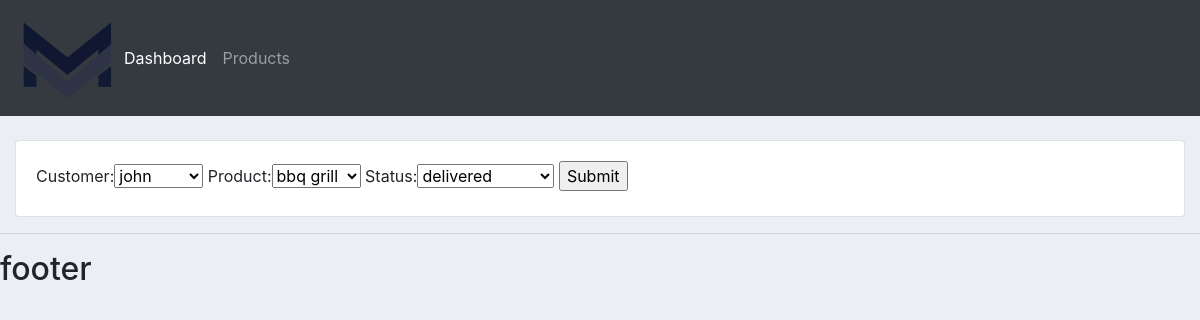
Screenshot of /update_order/4/ with the database file from the repository.
### accounts/models.py (models this page shows, shortened)
class Order(models.Model):
	STATUS=(
		('pending','pending',),
		('out for delivery','out for delivery'),
		('delivered','delivered')
		)
	customer=models.ForeignKey(Customer,null=True,on_delete=models.SET_NULL)
	product=models.ForeignKey(Product,null=True,on_delete=models.SET_NULL)
	day_created=models.DateTimeField(auto_now_add=True,null=True)
	status=models.CharField(max_length=200,null=True,choices=STATUS)

### accounts/views.py (the view)
# urls.py: path('update_order/<str:pk>/',views.updateOrder,name="update_order"),
def updateOrder(request,pk):
	order=Order.objects.get(id=pk)
	form=OrderForm(instance=order)
	if request.method=='POST':
		form=OrderForm(request.POST,instance=order)
		if form.is_valid():
			form.save()
			return redirect('/')
	context={"form":form}
	return render(request,'accounts/order_form.html',context)

### accounts/forms.py
class OrderForm(ModelForm):
	class Meta:
		model=Order
		fields='__all__'

### accounts/models.py (called while the page is built)
	def __str__(self):
		return self.name

	def __str__(self):
		return self.name

### accounts/templates/accounts/order_form.html (shortened to what this page needs)
{% extends 'accounts/main.html'%}
{% block content %}
<br>
<div class="card">
  <div class="card-body">
    <form action="" method="POST">
	{{form}}
	<input type="submit" name="submit">
</form>
  </div>
</div>
{% endblock %}

### static/css/main.css (style rules this page uses)
body { background-color:#ebeff5; }

### rows the page displays
Order: customer "john", product "bbq grill", status "delivered"
